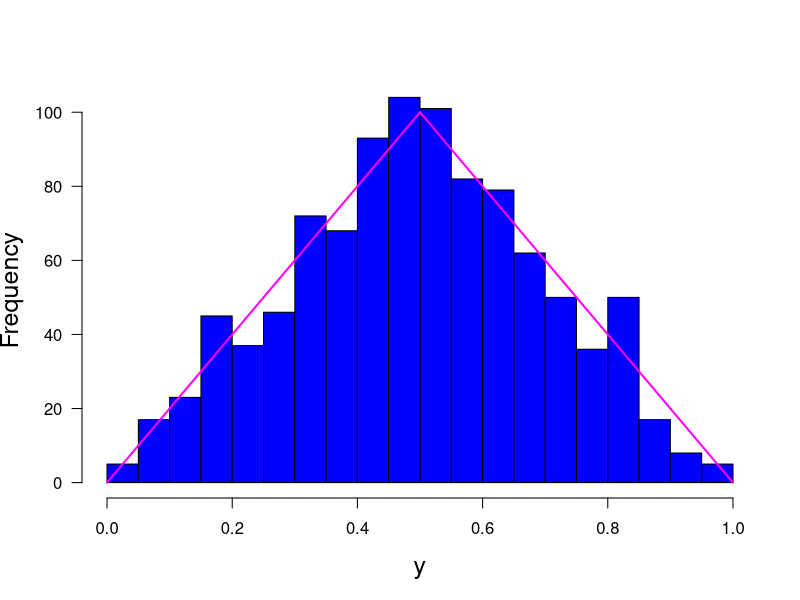

The R script that drew this image:
print('file: RandomRNfromTentHist.R')
# histogram of 1000 random numbers from tent PDF
set.seed(1953) # set seed for random number generators
L = 1000; r = runif(L);  # uniformly distributed random numbers
y = numeric(L)        # array of length L
for (k in 1:L) {      # transformation y(x)
  x = r[k];
  if (x < 0.5) {y[k] = sqrt(x/2)}
  else {y[k] = 1-sqrt((1-x)/2)}}
nob = floor(sqrt(L))  # number of bins 
# floor(x) = rounding to largest integer not greater than x
# png('tenthist160722.png',width=16,height=16,units='cm',res=300)
out = hist(y,nob,xlab='y',ylab='Frequency',main='',col='blue',las=1,cex.lab=1.5)
Xh = out$breaks; # bin coordinates (Xh)
dx = Xh[2]-Xh[1]; c = L*dx; # scale factor
xp1 = c(0,1/2); yp1 = c(0,2);   # q(y) = 4*y   => 2 for y=1/2
xp2 = c(1/2,1); yp2 = c(2,0);   # q(y) = 4-4*y => 2 for y=1/2
lines(xp1,yp1*c,type='l',col='magenta',lwd=2)
lines(xp2,yp2*c,type='l',col='magenta',lwd=2)
# dev.off()
